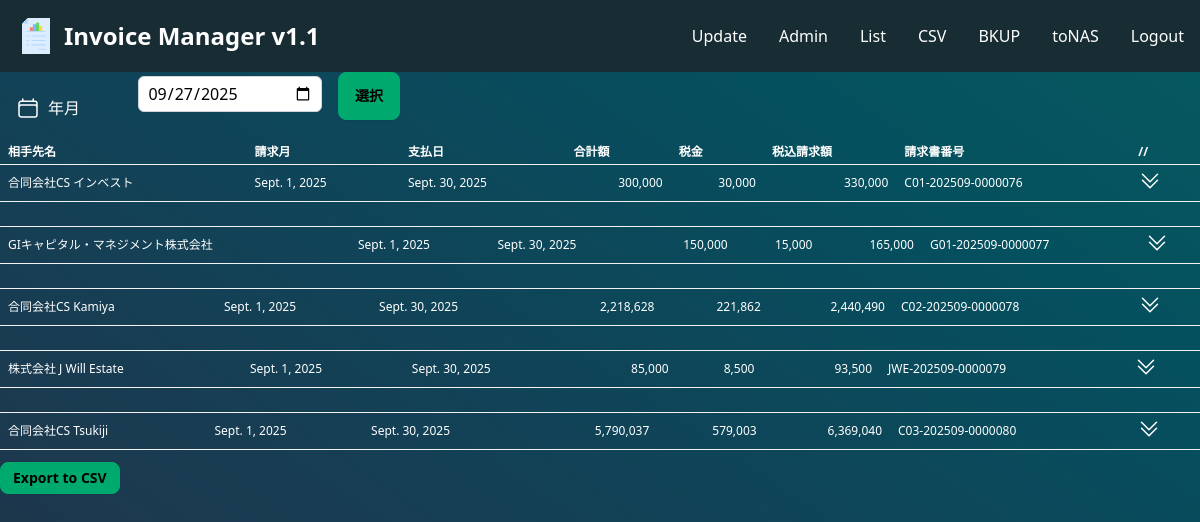
Page /invoice_list/ (signed in) on the committed database.
### invoice/models.py (models this page shows, shortened)
class InvoiceCode(models.Model):
    account_item_slug = models.CharField(verbose_name="請求書キー", max_length=30, unique=True)
    account_item = models.ForeignKey(AccountItem, verbose_name="取引キー", on_delete=models.PROTECT)
    payment_due = models.DateField(verbose_name="支払期日", blank=True, null=True)
    invoice_bt_ttl_0 = models.IntegerField(verbose_name="請求額", default=0)
    invoice_bt_ttl = models.IntegerField(verbose_name="請求額", default=0)
    invoice_tax_ttl = models.IntegerField(verbose_name="税金", default=0)
    invoice_at_ttl = models.IntegerField(verbose_name="税込請求額", default=0)
    invoice_bt_gttl = models.IntegerField(verbose_name="税込請求額", default=0)
    invoice_at_gttl = models.IntegerField(verbose_name="税込請求額", default=0)
    invoice_tax_flag = models.BooleanField(verbose_name="有税無税", default=True)
    invoice_slug = models.CharField(verbose_name="請求書番号", max_length=30, blank=True, null=True)

class AccountItem(models.Model):
    def get_start_of_this_month():
        today = datetime.date.today()
        first_day_this_month = today.replace(day=1)
        return first_day_this_month.replace(day=1)
    def get_end_of_this_month():
        today = datetime.date.today()
        first_day_this_month = today.replace(day=1)
        last_day_this_month = first_day_this_month.replace(day=1) + datetime.timedelta(days=32)
        last_day_this_month = last_day_this_month.replace(day=1) - datetime.timedelta(days=1)
        return last_day_this_month
    def get_first_of_last_month():
        today = datetime.date.today()
        first_day_last_month = today.replace(day=1) - datetime.timedelta(days=27)
        first_day_last_month = first_day_last_month.replace(day=1)
        return first_day_last_month
    def default_item_code():
        return ItemCode.objects.get(slug="C01")
    company = models.ForeignKey(Company, verbose_name="取引先", on_delete=models.PROTECT)
    invoice_date = models.DateField(verbose_name="請求日", default=get_start_of_this_month, blank=True, null=True)
    payment_due = models.DateField(verbose_name="支払期日", default=get_end_of_this_month, blank=True, null=True)
    action_date = models.DateField(verbose_name="該当月", default=get_first_of_last_month, blank=True, null=True)
    action_name = models.CharField(verbose_name="項目", default="業務委託費", max_length=150, blank=True, null=True)
    action_note = models.CharField(verbose_name="備考", max_length=150, default='', blank=True, null=True)
    item_code = models.ForeignKey(ItemCode, verbose_name="項目キー", default=default_item_code, on_delete=models.PROTECT)
    invoice_bt = models.IntegerField(verbose_name="請求額", default=0)
    invoice_tax = models.IntegerField(verbose_name="税金", default=0)
    invoice_at = models.IntegerField(verbose_name="税込請求額", default=0)
    flag = models.BooleanField(verbose_name="請求書作成済",default=False)
    slug = models.CharField(verbose_name="請求書キー", max_length=150, blank=True, null=True)
    def __str__(self):
        mmdate = self.invoice_date.strftime("%Y%m")
        return f"{self.company}-{mmdate}"

class Company(models.Model):
    name = models.CharField(verbose_name="会社名", max_length=50)
    bank_account = models.ForeignKey(BankAccount, verbose_name="銀行名", on_delete=models.CASCADE)
    short_name = models.CharField(verbose_name="短縮名", max_length=20)
    name_yayoi = models.CharField(verbose_name="弥生補助科目", max_length=20, blank=True, null=True)
    register_no = models.CharField(verbose_name="登録番号", max_length=20, blank=True, null=True)
    post_code = models.CharField(verbose_name="〒", max_length=20, blank=True, null=True)
    address1 = models.CharField(verbose_name="住所１", max_length=150, default='')
    address2 = models.CharField(verbose_name="住所２", max_length=150, default='', blank=True, null=True)
    tel = models.CharField(verbose_name="電話", max_length=50, default='', blank=True, null=True)
    email = models.EmailField(verbose_name="Email", max_length=100, default='', blank=True, null=True)
    slug = models.CharField(verbose_name="会社キー", max_length=20, blank=True, null=True)
    def __str__(self):
        return self.short_name

### invoice/views.py (the view, shortened to what this page needs)
# urls.py: path('invoice_list/', views.RevenueListView.as_view(), name="invoice-list"),
class RevenueListView(LoginRequiredMixin, ListView):
    model = InvoiceCode
    template_name = 'invoice/invoice_list.html'
    def get_context_data(self, **kwargs):
        companies = Company.objects.all()
        company = self.request.GET.get('company')
        month = self.request.GET.get('month') if self.request.GET.get('month') else timezone.now().strftime('%Y-%m-%d')
        _, start_month, eom = strip_date(month)
        invoices = InvoiceCode.objects.filter(
            account_item__invoice_date__gte=start_month,
            account_item__invoice_date__lte=eom
            ).order_by('-payment_due')
        invoice_data = []
        for invoice in invoices:
            items = AccountItem.objects.filter(company=invoice.account_item.company, invoice_date__gte=start_month, invoice_date__lte=eom).order_by('item_code', '-invoice_date')
            print(f"Filtering Revenue for Invoice ID: {invoice.account_item_slug}, Month: {start_month}")
            print("items", items)
            invoice_data.append({
                'invoice':invoice,
                'items':items
            })
        context = {'forms': invoice_data,'companies':companies,'selected_month':month,'selected_company':company,}
        return context

### invoice/calc.py (called while the page is built)
def strip_date(month):
    start_date = datetime.strptime(month, '%Y-%m-%d')
    start_of_month = start_date.strftime('%Y-%m-01')
    end_of_month = (start_date.replace(day=28) + timedelta(days=4)).replace(day=1) - timedelta(days=1)
    end_of_month = end_of_month.strftime('%Y-%m-%d')
    return start_date, start_of_month, end_of_month

### invoice/templates/invoice/invoice_list.html (shortened to what this page needs)
{% extends "invoice/base.html" %}
{% load humanize %}
{% load static %}
{% block content %}
<form action="" method="get">
    <div class="flex w-1/3 justify-start space-x-4 mb-5">
        <div class="flex flex-col w-2/6 items-start space-y-2 mt-4">
            <label for="months" class="flex items-center text-white mt-2 ms-4">
                <span class="ms-2 items-center">年月</span>
            </label>
        </div>
        <div class="mt-1 text-black block w-3/6">
            <input type="date" name="month" value="{{ selected_month }}" class="block w-full px-2 py-1 border border-gray-300 rounded-md">
        </div>
        <button type="submit" class="btn btn-success">選択</button>
    </div>
</form>
<div>
    {% for invoice_data in forms %}
        <div class="">
            <table class="table table-xs w-full text-white">
                <thead class="text-white">
                {% if forloop.counter == 1 %}
                    <tr>
                        <th>相手先名</th>
                        <th>請求月</th>
                        <th>支払日</th>
                        <th>合計額</th>
                        <th>税金</th>
                        <th>税込請求額</th>
                        <th>請求書番号</th>
                        <th>//</th>
                    </tr>
                {% else %}
                    <tr>
                        <th>　　　　　</th>
                        <th>　　</th>
                        <th>　　　　　</th>
                        <th>　　</th>
                        <th>　　</th>
                        <th>　　　　</th>
                        <th>　　　　　</th>
                        <th>　</th>
                    </tr>
                {% endif %}
                </thead>
                <tbody>
                    <tr>
                        <td><a href="{% url 'invoice:pdf-preview' slug=invoice_data.invoice.account_item_slug %}">{{ invoice_data.invoice.account_item.company.name }}</a></td>
                        <td><a href="{% url 'invoice:pdf-preview' slug=invoice_data.invoice.account_item_slug %}">{{ invoice_data.invoice.account_item.invoice_date }}</a></td>
                        <td>{{ invoice_data.invoice.payment_due }}</td>
                        <td class="text-right">{{ invoice_data.invoice.invoice_bt_gttl|intcomma|default:"0" }}</td>
                        <td class="text-right">{{ invoice_data.invoice.invoice_tax_ttl|intcomma|default:"0" }}</td>
                        <td class="text-right">{{ invoice_data.invoice.invoice_at_gttl|intcomma|default:"0" }}</td>
                        <td><a href="{% url 'invoice:pdf-preview' slug=invoice_data.invoice.account_item_slug %}">{{ invoice_data.invoice.invoice_slug }}</a></td>
                        <td><button class="text-white" onclick="toggleItems('{{ invoice_data.invoice.invoice_slug }}')">
                            <svg xmlns="http://www.w3.org/2000/svg" fill="none" viewBox="0 0 24 24" stroke-width="1.5" stroke="currentColor" class="size-6">
                                <path stroke-linecap="round" stroke-linejoin="round" d="m4.5 5.25 7.5 7.5 7.5-7.5m-15 6 7.5 7.5 7.5-7.5" />
                            </svg>
                        </button></td>
                    </tr>
                </tbody>
            </table>
        </div>
    {% endfor %}
</div>
<form method="post">
    <button type="submit" name="export_csv" class="btn btn-success btn-sm mt-3">Export to CSV</button>
</form>
{% endblock %}

### invoice/templates/invoice/base.html (shortened to what this page needs)
{% load static %}
{% load humanize %}
<!DOCTYPE html>
<html lang="en">
<head>
    <link href="https://cdn.jsdelivr.net/npm/daisyui@4.12.14/dist/full.min.css" rel="stylesheet" type="text/css" />
    <script src="https://cdn.tailwindcss.com?plugins=typography"></script>
    <link href="{% static 'css/styles.css' %}" rel="stylesheet" />
</head>
<body>
    {% include 'invoice/partials/navbar.html' %}
    {% block content %}
    {% endblock %}
</body>
</html>

### invoice/templates/invoice/partials/navbar.html (shortened to what this page needs)
{% load static %}
<nav style="z-index: 200;">
    <div class="max-w-screen-xl flex flex-wrap items-center justify-between mx-auto p-4">
    <div class="flex items-center justify-between">
      <a href="/" class="flex items-center mr-3">
        <span>
            <img class="w-10 h-10 mr-2" src="{% static 'images/invoice.svg' %}" />
        </span>
        <span class="self-center text-2xl font-semibold whitespace-nowrap">Invoice Manager v1.1</span>
      </a>
    </div>
      <div class="hidden w-full md:block md:w-auto" id="navbar-default">
        <ul class="font-medium flex flex-col p-4 md:p-0 my-1 md:my-2 rounded-lg md:flex-row md:space-x-8">
        {% if user.is_authenticated %}
        <li>
            <a href="{% url 'invoice:update' %}"
                class="block py-2 pl-3 pr-4 text-white rounded md:p-0"
                aria-current="page">
                    Update
            </a>
        </li>
        <li>
            <a href="/admin/"
                class="block py-2 pl-3 pr-4 text-white rounded md:p-0"
                aria-current="page">
                    Admin
            </a>
        </li>
        <li>
            <a href="{% url 'invoice:invoice-list' %}"
                class="block py-2 pl-3 pr-4 text-white rounded md:p-0"
                aria-current="page">
                List
            </a>
        </li>
        <li>
            <a href="{% url 'invoice:csv-create' %}"
                class="block py-2 pl-3 pr-4 text-white rounded md:p-0"
                aria-current="page">
                CSV
            </a>
        </li>
        <li>
            <a href="{% url 'invoice:local_db_backup' %}"
                class="block py-2 pl-3 pr-4 text-white rounded md:p-0"
                aria-current="page">
                BKUP
            </a>
        </li>
        <li>
            <a href="{% url 'invoice:nas_db_backup' %}"
                class="block py-2 pl-3 pr-4 text-white rounded md:p-0"
                aria-current="page">
                toNAS
            </a>
        </li>
            <li>
                <a href="{% url 'account_logout' %}"
                    class="block py-2 pl-3 pr-4 text-white rounded md:p-0"
                    aria-current="page">
                        Logout
                </a>
            </li>
        {% endif %}
        </ul>
      </div>
    </div>
  </nav>

### static/css/styles.css (style rules this page uses)
body { background-image: linear-gradient(to right top, #212f45, #1b3a50, #104458, #054f5e, #065a60); min-height: 100vh; }
nav { color: white; background-color: #182c34; }

### rows in the picture
InvoiceCode: shows "相手先名", invoice.account_item.company.name "合同会社CS インベスト", invoice.account_item.invoice_date "Sept. 1, 2025", invoice.payment_due "Sept. 30, 2025", invoice.invoice_bt_gttl "300,000", invoice.invoice_tax_ttl "30,000", invoice.invoice_at_gttl "330,000", invoice.invoice_slug "C01-202509-0000076"
InvoiceCode: invoice.account_item.company.name "GIキャピタル・マネジメント株式会社", invoice.account_item.invoice_date "Sept. 1, 2025", invoice.payment_due "Sept. 30, 2025", invoice.invoice_bt_gttl "150,000", invoice.invoice_tax_ttl "15,000", invoice.invoice_at_gttl "165,000", invoice.invoice_slug "G01-202509-0000077"
InvoiceCode: invoice.account_item.company.name "合同会社CS Kamiya", invoice.account_item.invoice_date "Sept. 1, 2025", invoice.payment_due "Sept. 30, 2025", invoice.invoice_bt_gttl "2,218,628", invoice.invoice_tax_ttl "221,862", invoice.invoice_at_gttl "2,440,490", invoice.invoice_slug "C02-202509-0000078"
InvoiceCode: invoice.account_item.company.name "株式会社 J Will Estate", invoice.account_item.invoice_date "Sept. 1, 2025", invoice.payment_due "Sept. 30, 2025", invoice.invoice_bt_gttl "85,000", invoice.invoice_tax_ttl "8,500", invoice.invoice_at_gttl "93,500", invoice.invoice_slug "JWE-202509-0000079"
InvoiceCode: invoice.account_item.company.name "合同会社CS Tsukiji", invoice.account_item.invoice_date "Sept. 1, 2025", invoice.payment_due "Sept. 30, 2025", invoice.invoice_bt_gttl "5,790,037", invoice.invoice_tax_ttl "579,003", invoice.invoice_at_gttl "6,369,040", invoice.invoice_slug "C03-202509-0000080"
